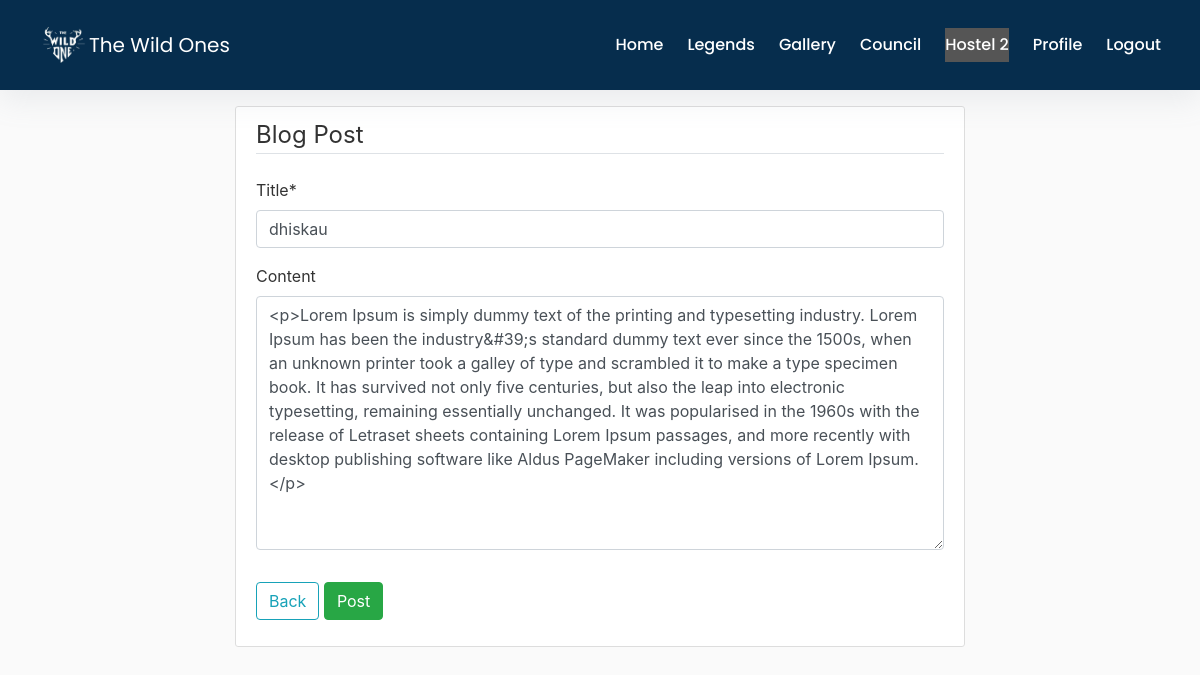
Page /activities/post/6/update/ (signed in) on the committed database.
### hostel2/models.py (models this page shows, shortened)
class Post(models.Model):
    title = models.CharField(max_length=100)
    content = RichTextField(blank=True, null=True)
    date_posted = models.DateTimeField(default = timezone.now)
    author = models.ForeignKey(User, on_delete = models.CASCADE)

### hostel2/views.py (the view, shortened to what this page needs)
# urls.py: path('activities/post/<int:pk>/update/', PostUpdateView.as_view(), name='post-update'),
class PostUpdateView(LoginRequiredMixin, UserPassesTestMixin, UpdateView):
  model = Post
  fields = ['title','content']
  def test_func(self):
    post = self.get_object()
    if self.request.user == post.author:
      return True
    return False

### hostel2/templates/hostel2/post_form.html (shortened to what this page needs)
{% extends "hostel2/base.html" %}
 {% block head %}
{% load static %}
<link rel="stylesheet" type="text/css" href="{% static 'hostel2/main.css' %}">
{% endblock %}
{% load crispy_forms_tags %}
  {% block content %}
    <div class="content-section">
        <form method="POST">
            <fieldset class="form-group">
                <legend class="border-bottom mb-4">Blog Post</legend>
                {{ form|crispy }}
            </fieldset>
            <div class="form-group">
                <button class="btn btn-outline-info" type="submit" href="{% url 'blog-home' %}">Back</button>
                <button class="btn btn-success" type="submit">Post</button>
            </div>
        </form>
    </div>
  {% endblock %}

### hostel2/static/hostel2/navbar.css (style rules this page uses)
body { background-image: url('https://s3-us-west-2.amazonaws.com/s.cdpn.io/1462889/pat-back.svg'); background-position: center; background-repeat: repeat; background-size: 7%; background-color: #fff; overflow-x: hidden; transition: all 200ms linear; }

### hostel2/static/hostel2/main.css (style rules this page uses)
* { box-sizing: border-box; align-items: center; }
body { background: #fafafa; color: #333333; }
.content-section { background: #ffffff; padding: 10px 20px; border: 1px solid #dddddd; border-radius: 3px; margin-bottom: 20px; }
#bg { background-image: url("Images/bg.jpg"); background-position: center; background-size: cover; background-attachment: fixed; }

### rows in the picture
Post: title "dhiskau", content "<p>Lorem Ipsum is simply dummy text of the printing and typesetting industry. Lorem Ipsum has been the industry&#39;s standard dummy text ever since the 1500s, when an unknown printer took a galley of type and scrambled it to make a type specimen book. It has survived not only five centuries, but also the leap into electronic typesetting, remaining essentially unchanged. It was popularised in the 1960s with the release of Letraset sheets containing Lorem Ipsum passages, and more recently with desktop publishing software like Aldus PageMaker including versions of Lorem Ipsum.</p>"
